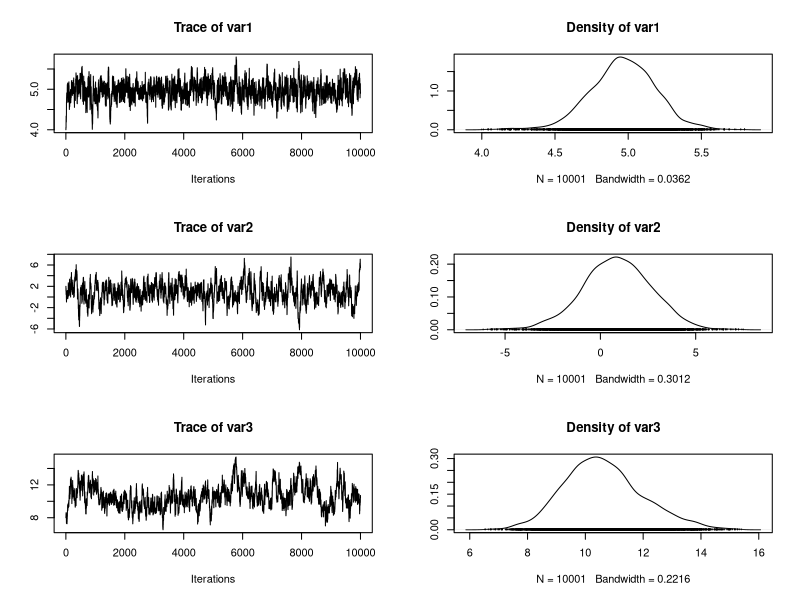
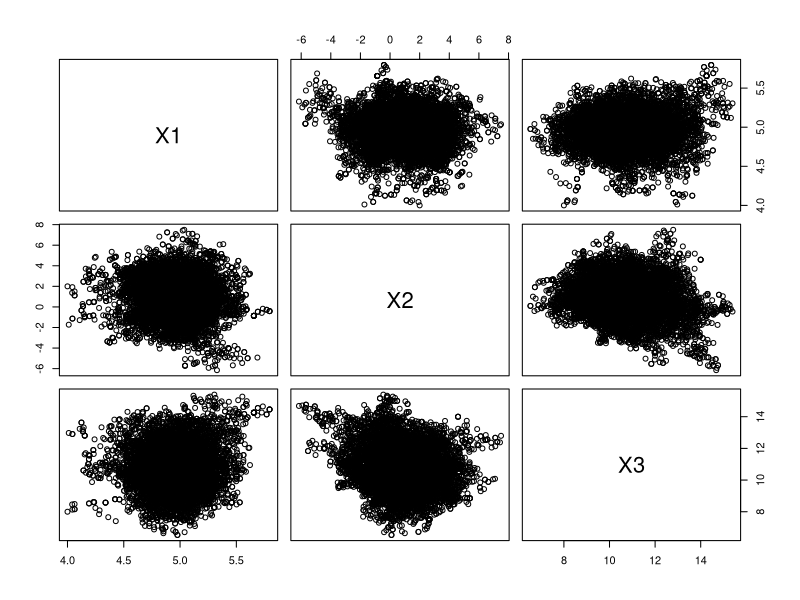
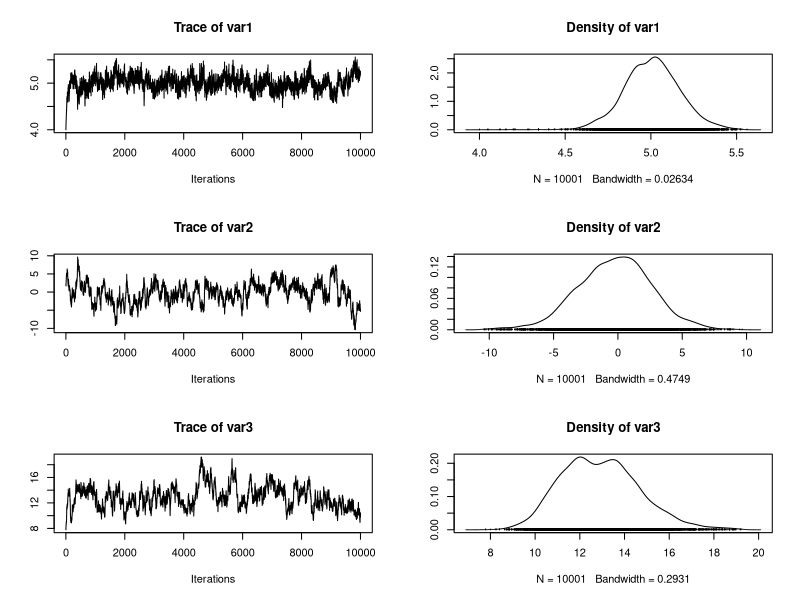
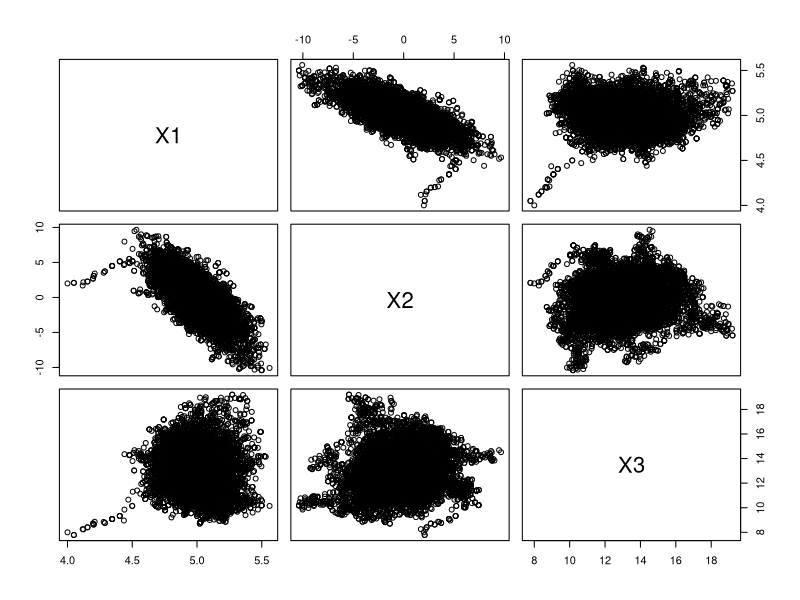
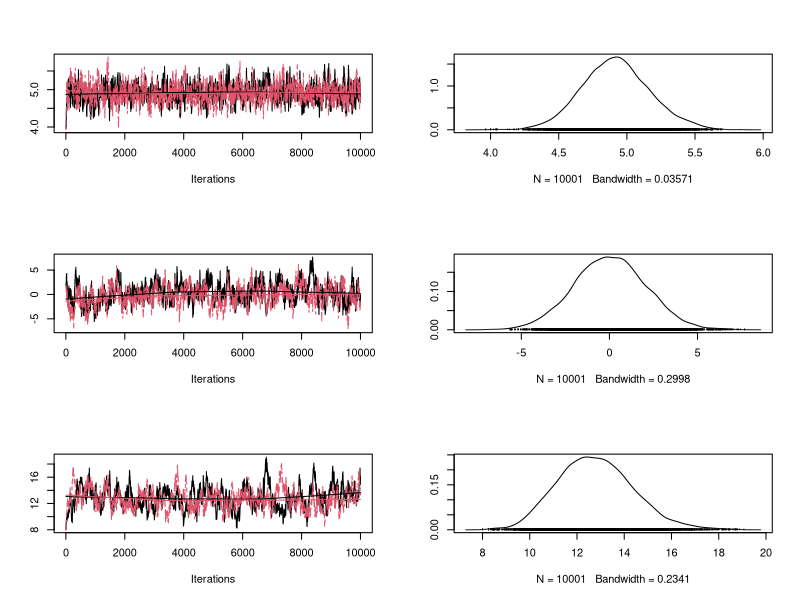
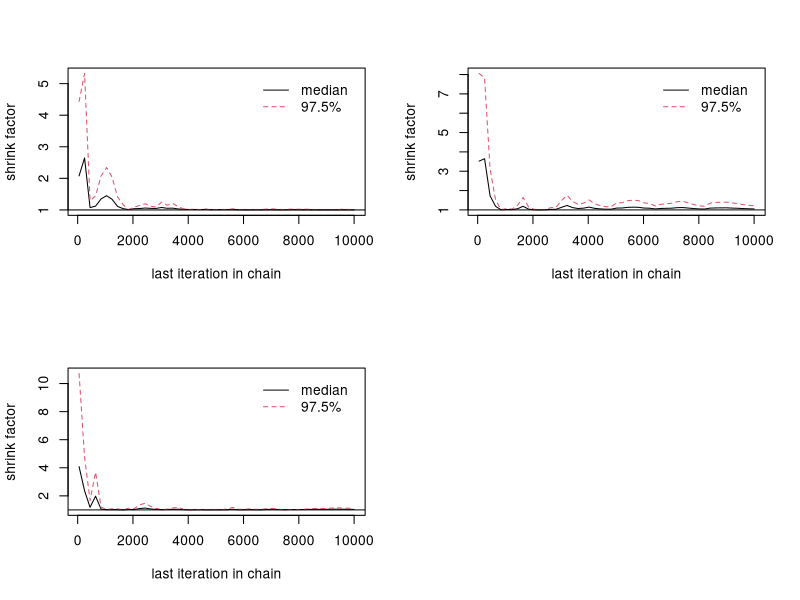

Generate these figures, in order, with R:
# see blog post at http://theoreticalecology.wordpress.com/2011/12/09/mcmc-chain-analysis-and-convergence-diagnostics-with-coda-in-r/
# for comments

library(coda)

trueA <- 5
trueB <- 0
trueSd <- 10
sampleSize <- 31

x <- (-(sampleSize-1)/2):((sampleSize-1)/2)
y <-  trueA * x + trueB + rnorm(n=sampleSize,mean=0,sd=trueSd)

likelihood <- function(param){
  a = param[1]
  b = param[2]
  sd = param[3]
  
  pred = a*x + b
  singlelikelihoods = dnorm(y, mean = pred, sd = sd, log = T)
  sumll = sum(singlelikelihoods)
  return(sumll)  
}

prior <- function(param){
  a = param[1]
  b = param[2]
  sd = param[3]
  aprior = dunif(a, min=0, max=10, log = T)
  bprior = dnorm(b, sd = 5, log = T)
  sdprior = dunif(sd, min=0, max=30, log = T)
  return(aprior+bprior+sdprior)
}

proposalfunction <- function(param){
  return(rnorm(3,mean = param, sd= c(0.1,0.5,0.3)))
}

run_metropolis_MCMC <- function(startvalue, iterations){
  chain = array(dim = c(iterations+1,3))
  chain[1,] = startvalue
  for (i in 1:iterations){
    proposal = proposalfunction(chain[i,])
    
    probab = exp(likelihood(proposal)+ prior(proposal) - likelihood(chain[i,])- prior(chain[i,]))
    if (runif(1) < probab){
      chain[i+1,] = proposal
    }else{
      chain[i+1,] = chain[i,]
    }
  }
  return(mcmc(chain))
}

startvalue = c(4,2,8)
chain = run_metropolis_MCMC(startvalue, 10000)

summary(chain)
plot(chain)
pairs(data.frame(chain))

################################
# correlation in posterior

x <- (-(sampleSize-1)/2):((sampleSize-1)/2) + 20
y <-  trueA * x + trueB + rnorm(n=sampleSize,mean=0,sd=trueSd)

chain = run_metropolis_MCMC(startvalue, 10000)
summary(chain)
plot(chain)
pairs(data.frame(chain))



######################################
# convergence diagnostics

x <- (-(sampleSize-1)/2):((sampleSize-1)/2)
y <-  trueA * x + trueB + rnorm(n=sampleSize,mean=0,sd=trueSd)

# first chain
startvalue = c(4,2,8)
chain = run_metropolis_MCMC(startvalue, 10000)

# create second chain
startvalue2 = c(6,-2,12)
chain2 = run_metropolis_MCMC(startvalue, 10000)
combinedchains = mcmc.list(chain, chain2)

# check convergennce
plot(combinedchains)
gelman.diag(combinedchains)
gelman.plot(combinedchains)










